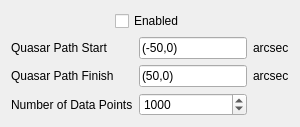
              <widget class="QWidget" name="tab_4">
               <attribute name="title">
                <string>Light Curve</string>
               </attribute>
               <layout class="QVBoxLayout" name="verticalLayout_13">
                <item>
                 <layout class="QHBoxLayout" name="horizontalLayout_7">
                  <item>
                   <spacer name="horizontalSpacer_2">
                    <property name="orientation">
                     <enum>Qt::Horizontal</enum>
                    </property>
                    <property name="sizeHint" stdset="0">
                     <size>
                      <width>40</width>
                      <height>20</height>
                     </size>
                    </property>
                   </spacer>
                  </item>
                  <item>
                   <widget class="QCheckBox" name="enableLightCurve">
                    <property name="text">
                     <string>Enabled</string>
                    </property>
                   </widget>
                  </item>
                  <item>
                   <spacer name="horizontalSpacer_9">
                    <property name="orientation">
                     <enum>Qt::Horizontal</enum>
                    </property>
                    <property name="sizeHint" stdset="0">
                     <size>
                      <width>40</width>
                      <height>20</height>
                     </size>
                    </property>
                   </spacer>
                  </item>
                 </layout>
                </item>
                <item>
                 <layout class="QGridLayout" name="gridLayout_4">
                  <item row="1" column="3">
                   <widget class="QLabel" name="unitLabel_4">
                    <property name="text">
                     <string>arcsec</string>
                    </property>
                   </widget>
                  </item>
                  <item row="1" column="0">
                   <widget class="QLabel" name="label_32">
                    <property name="text">
                     <string>Quasar Path Finish</string>
                    </property>
                   </widget>
                  </item>
                  <item row="1" column="2">
                   <widget class="QLineEdit" name="quasarPathEnd">
                    <property name="text">
                     <string>(50,0)</string>
                    </property>
                   </widget>
                  </item>
                  <item row="0" column="3">
                   <widget class="QLabel" name="unitLabel_3">
                    <property name="text">
                     <string>arcsec</string>
                    </property>
                   </widget>
                  </item>
                  <item row="0" column="2">
                   <widget class="QLineEdit" name="quasarPathStart">
                    <property name="text">
                     <string>(-50,0)</string>
                    </property>
                   </widget>
                  </item>
                  <item row="0" column="0">
                   <widget class="QLabel" name="label_31">
                    <property name="text">
                     <string>Quasar Path Start</string>
                    </property>
                   </widget>
                  </item>
                  <item row="2" column="0">
                   <widget class="QLabel" name="label_33">
                    <property name="text">
                     <string>Number of Data Points</string>
                    </property>
                   </widget>
                  </item>
                  <item row="2" column="2">
                   <widget class="QSpinBox" name="dataPointSpinBox">
                    <property name="accelerated">
                     <bool>true</bool>
                    </property>
                    <property name="minimum">
                     <number>100</number>
                    </property>
                    <property name="maximum">
                     <number>1000000000</number>
                    </property>
                    <property name="singleStep">
                     <number>50</number>
                    </property>
                    <property name="value">
                     <number>1000</number>
                    </property>
                   </widget>
                  </item>
                 </layout>
                </item>
               </layout>
              </widget>
